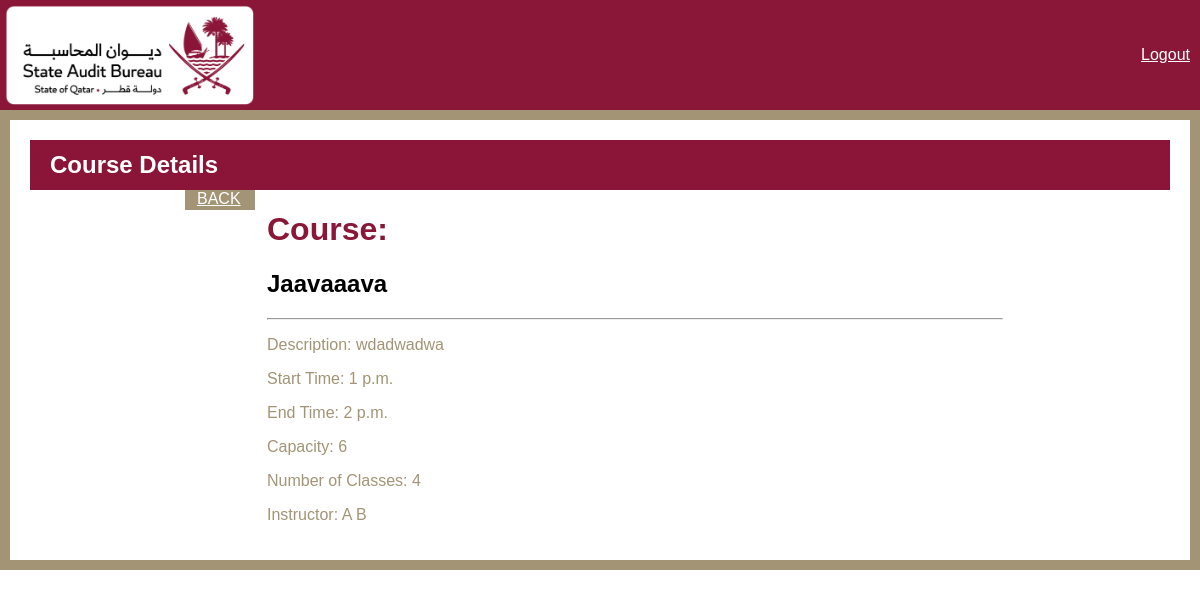
Screenshot of /course/2/ with the database file from the repository.
### base/models.py (models this page shows)
class Course(models.Model):
    name = models.CharField(max_length=100)
    description = models.TextField()
    start_time = models.TimeField()
    end_time = models.TimeField()
    capacity = models.PositiveIntegerField()
    number_of_classes = models.PositiveIntegerField()
    instructor = models.ForeignKey(Instructor, on_delete=models.CASCADE)
    current_session = models.IntegerField()
    start_date = models.DateField(auto_now_add=True)
    end_date = models.DateField(null=True)
    def __str__(self):
        return self.name

class Instructor(models.Model):
     id = models.AutoField(primary_key=True)
     first_name = models.CharField(max_length=255)
     last_name = models.CharField(max_length=255)
     email = models.EmailField(max_length=156)
     phone = models.CharField(max_length= 20)
     def __str__(self):
          return self.first_name + " " + self.last_name

### base/views.py (the view)
# urls.py: path('course/<int:pk>/', CourseDetail.as_view(), name="course"),
class CourseDetail(DetailView):
    model = Course
    template_name = 'base/admin_dashboard/course_detail.html'
    context_object_name = 'course'

### base/templates/base/admin_dashboard/course_detail.html (shortened to what this page needs)
{% load static %}
<!DOCTYPE html>
<html>
   <head>
      <link rel="stylesheet" href="https://cdnjs.cloudflare.com/ajax/libs/font-awesome/6.3.0/css/all.min.css" />
	    <link rel="stylesheet" href="https://cdnjs.cloudflare.com/ajax/libs/bootstrap/5.3.0-alpha1/css/bootstrap-grid.min.css" />
    <link rel="stylesheet" href="{% static 'css/reg_style.css' %}">
</head>
   <body>
    <div class="header">
      <div class="logo">
         <img src="{% static 'img/primary-rgb-state-audit-bureau-1@2x.png' %}" alt="Logo">
        </div>
        <div class="language-toggle">
          <span ><a  style="color:white;"class="hello-msg" href="{% url 'logout' %}">Logout</a></span>
       </div>
    </div>
    <div class="gold-border container-fluid">
      <div class="maroon-bar">
        <h2>Course Details</h2>
      </div>
      <div class="container">
        <div class="row justify-content-center">
          <a class="btn btn-primary" style="width: 70px; height:20px; color:white;" href="{% url 'courses' %}">BACK</a>
          <div class="col-md-8">
            <div class="card">
              <div class="card-header">
                <h1 style="color:#8A1738" > Course:</h1>
                <h2 style="color:#000">{{course}}</h2>
                <hr/>
              </div>
              <div class="card-body" >
                <p> Description: {{course.description}}</p>
                <p> Start Time: {{course.start_time}}</p>
                <p> End Time: {{course.end_time}}</p>
                <p> Capacity: {{course.capacity}}</p>
                <p> Number of Classes: {{course.number_of_classes}}</p>
                <p> Instructor: {{course.instructor}}</p>
              </div>
            </div>
          </div>
        </div>
      </div>
    </div>
</body>
</html>

### base/static/css/reg_style.css (style rules this page uses)
* { box-sizing: border-box; }
body { margin: 0; font-family: sans-serif; color: #A29475; }
.header { display: flex; justify-content: space-between; align-items: center; padding: 10px; background-color: #8A1738; height: 110px; }
.logo img { height: 100px; left: 5px; position: absolute; top: 5px; }
.btn-primary { background-color: #A29475 !important; border-color: #A29475 !important; }

### base/templates/base/admin_dashboard/course_detail.html (style rules this page uses)
body { margin: 20px; background-color: #fff; }
.gold-border { border: 10px solid#A29475; padding: 20px; background-color: #fff; }
.maroon-bar { background-color: #8A1538; color: #fff; height: 50px; display: flex; align-items: center; justify-content: flex-start; padding: 0 20px; }
.maroon-bar h2 { margin: 0; font-weight: bold; font-size: 24px; }

### rows the page displays
Course: name "Jaavaaava", description "wdadwadwa", start_time "1 p.m.", end_time "2 p.m.", capacity "6", number_of_classes "4", instructor "A B"
